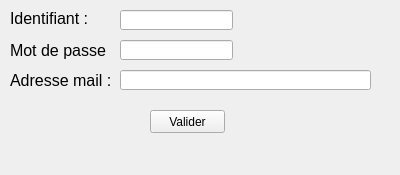
<?xml version="1.0" encoding="UTF-8"?>
<ui version="4.0">
 <class>Form</class>
 <widget class="QWidget" name="Form">
  <property name="geometry">
   <rect>
    <x>0</x>
    <y>0</y>
    <width>400</width>
    <height>175</height>
   </rect>
  </property>
  <property name="windowTitle">
   <string>Form</string>
  </property>
  <widget class="QLabel" name="label">
   <property name="geometry">
    <rect>
     <x>10</x>
     <y>10</y>
     <width>91</width>
     <height>16</height>
    </rect>
   </property>
   <property name="font">
    <font>
     <pointsize>12</pointsize>
    </font>
   </property>
   <property name="text">
    <string>Identifiant :</string>
   </property>
  </widget>
  <widget class="QLabel" name="label_2">
   <property name="geometry">
    <rect>
     <x>10</x>
     <y>40</y>
     <width>101</width>
     <height>21</height>
    </rect>
   </property>
   <property name="font">
    <font>
     <pointsize>12</pointsize>
    </font>
   </property>
   <property name="text">
    <string>Mot de passe :</string>
   </property>
  </widget>
  <widget class="QLabel" name="label_3">
   <property name="geometry">
    <rect>
     <x>10</x>
     <y>70</y>
     <width>111</width>
     <height>21</height>
    </rect>
   </property>
   <property name="font">
    <font>
     <pointsize>12</pointsize>
    </font>
   </property>
   <property name="text">
    <string>Adresse mail :</string>
   </property>
  </widget>
  <widget class="QLineEdit" name="lineEdit_identifiant">
   <property name="geometry">
    <rect>
     <x>120</x>
     <y>10</y>
     <width>113</width>
     <height>20</height>
    </rect>
   </property>
   <property name="font">
    <font>
     <pointsize>12</pointsize>
    </font>
   </property>
  </widget>
  <widget class="QLineEdit" name="lineEdit_motDePasse">
   <property name="geometry">
    <rect>
     <x>120</x>
     <y>40</y>
     <width>113</width>
     <height>20</height>
    </rect>
   </property>
   <property name="font">
    <font>
     <pointsize>12</pointsize>
    </font>
   </property>
   <property name="echoMode">
    <enum>QLineEdit::Password</enum>
   </property>
  </widget>
  <widget class="QLineEdit" name="lineEdit_email">
   <property name="geometry">
    <rect>
     <x>120</x>
     <y>70</y>
     <width>251</width>
     <height>20</height>
    </rect>
   </property>
   <property name="font">
    <font>
     <pointsize>12</pointsize>
    </font>
   </property>
  </widget>
  <widget class="QPushButton" name="bouton_valider">
   <property name="geometry">
    <rect>
     <x>150</x>
     <y>110</y>
     <width>75</width>
     <height>23</height>
    </rect>
   </property>
   <property name="text">
    <string>Valider</string>
   </property>
  </widget>
  <widget class="QLabel" name="label_message">
   <property name="geometry">
    <rect>
     <x>16</x>
     <y>150</y>
     <width>371</width>
     <height>20</height>
    </rect>
   </property>
   <property name="font">
    <font>
     <pointsize>12</pointsize>
    </font>
   </property>
   <property name="text">
    <string/>
   </property>
   <property name="alignment">
    <set>Qt::AlignCenter</set>
   </property>
   <property name="wordWrap">
    <bool>true</bool>
   </property>
  </widget>
 </widget>
 <resources/>
 <connections/>
</ui>
